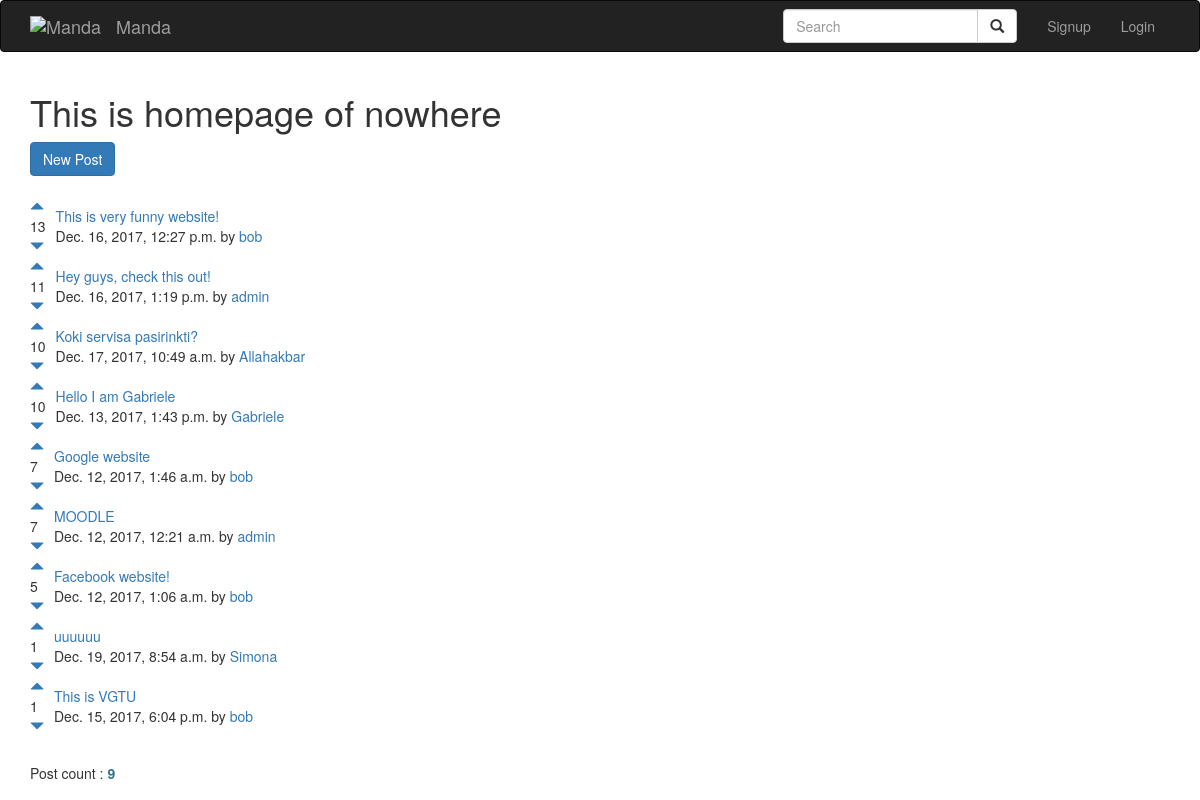
Before: / with the older database file.
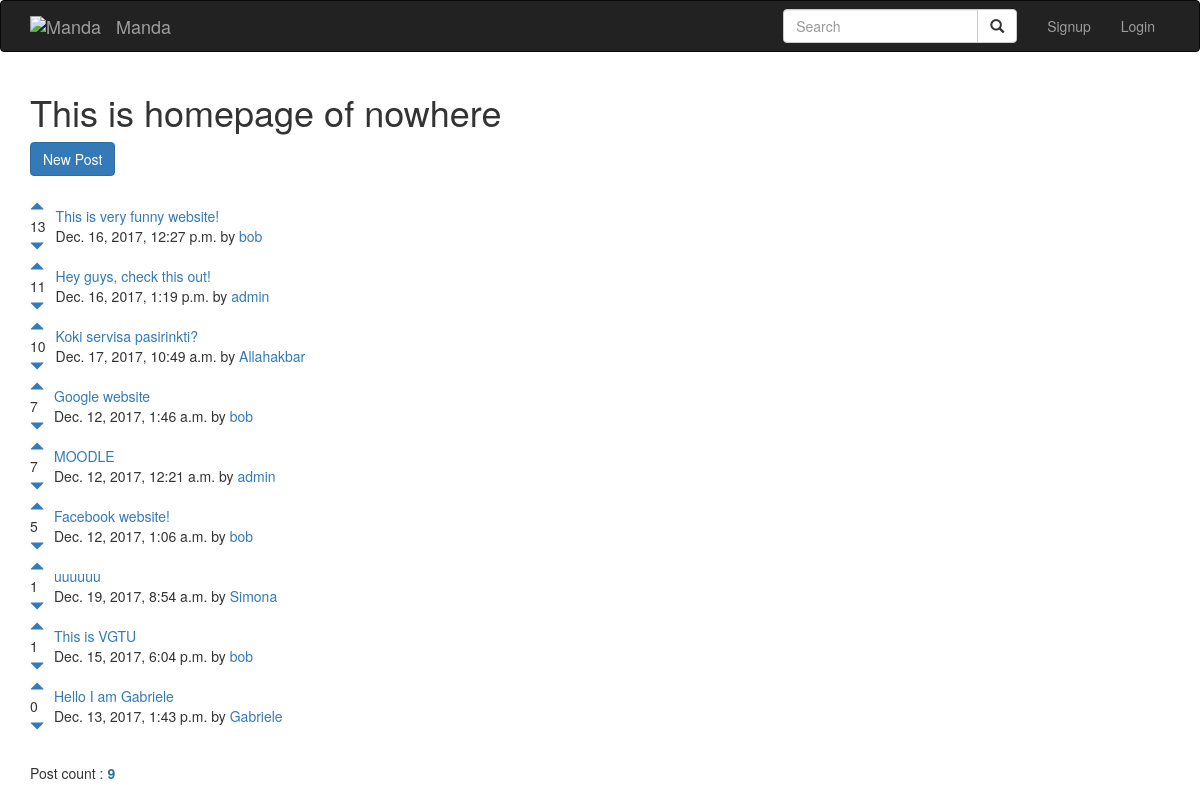
After: the same page with the newer database file.
### posts/models.py (models this page shows)
class Post(models.Model):
	title = models.CharField(max_length = 200)
	url = models.TextField()
	pub_date = models.DateTimeField()
	author = models.ForeignKey(User, on_delete=models.CASCADE)
	votes_total = models.IntegerField(default = 1)

### posts/views.py (the view)
# urls.py: 2. Add a URL to urlpatterns:  url(r'^$', views.home, name='home')
def home(request):
	posts = Post.objects.order_by('-votes_total', '-pub_date')
	query = request.GET.get("q")
	if query:
		posts = posts.filter(
			Q(title__icontains=query) |
			Q(url__icontains=query) |
			Q(author__username__icontains=query)
			).distinct()
	post_numbers =  posts.count()
	return render(request, 'posts/home.html', {'posts':posts, 'post_numbers':post_numbers})

### posts/templates/posts/home.html (shortened to what this page needs)
{% extends 'base.html' %}
{% block content %}
<h1> This is homepage of nowhere </h1>
<a class="btn btn-primary" href="{% url 'posts:create' %}"> New Post </a>
<br />
<br />
{% for post in posts.all %}
<table>
	<tr>
		<td style="padding-right: 10px;"> <a href="#" onClick="document.getElementById('upvote{{ post.id }}').submit()"><span class="glyphicon glyphicon-triangle-top"></span> </a> <br /> {{post.votes_total}} <br /> <a href="#" onClick="document.getElementById('downvote{{ post.id }}').submit()"> <span class="glyphicon glyphicon-triangle-bottom"></span> </td>
		<td> <a href="{{post.url}}">{{post.title}}</a> <br /> {{ post.pub_date }} by <a href="{% url 'posts:userposts' post.author.id %}">{{ post.author.username }}</a><br /></td>
	</tr>
</table>
{% endfor %}
<br />
<h5> Post count : <strong class='text-info'> {{ post_numbers }} </strong> </h5>
{% endblock %}

Changed rows visible on the page:
changed Post "Hello I am Gabriele": votes_total "10" → "0"; moves down the list
